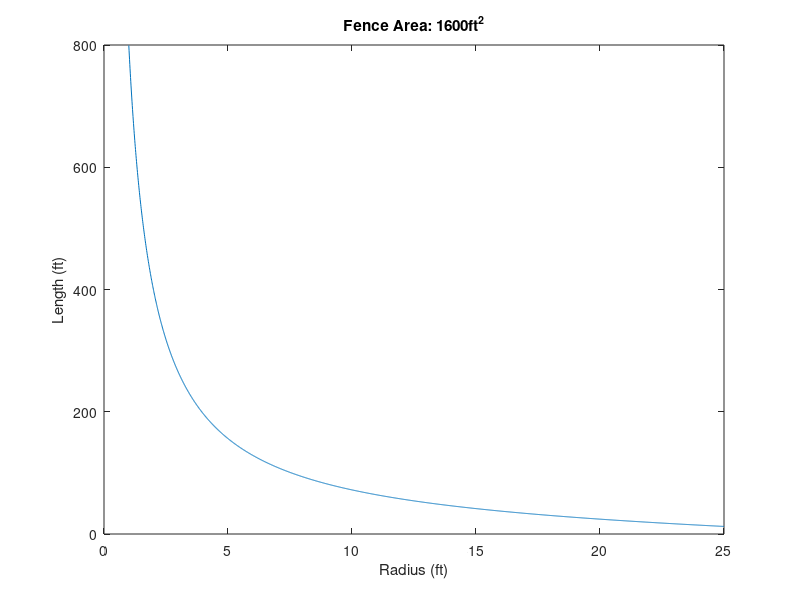

Write the MATLAB code that produced this figure.
%% Homework 5, Problem 5
%% Will McClain
%% EGR 101-01
%% Due: 2/23/23


clear;clc;close all;

R = 1:0.01:25;
A = 1600;
L = A./(2*R) - (pi/4)*R;

plot(R,L);
title("Fence Area: 1600ft^2")
xlabel("Radius (ft)");
ylabel("Length (ft)");

C = 30*(L + L + 2*R) + 40*(pi*R);

[minC, idx] = min(C);

mins = [C(idx) R(idx) L(idx)];

% minimum cost: $5,157.48
% R: 18.61 ft
% L: 28.37 ft